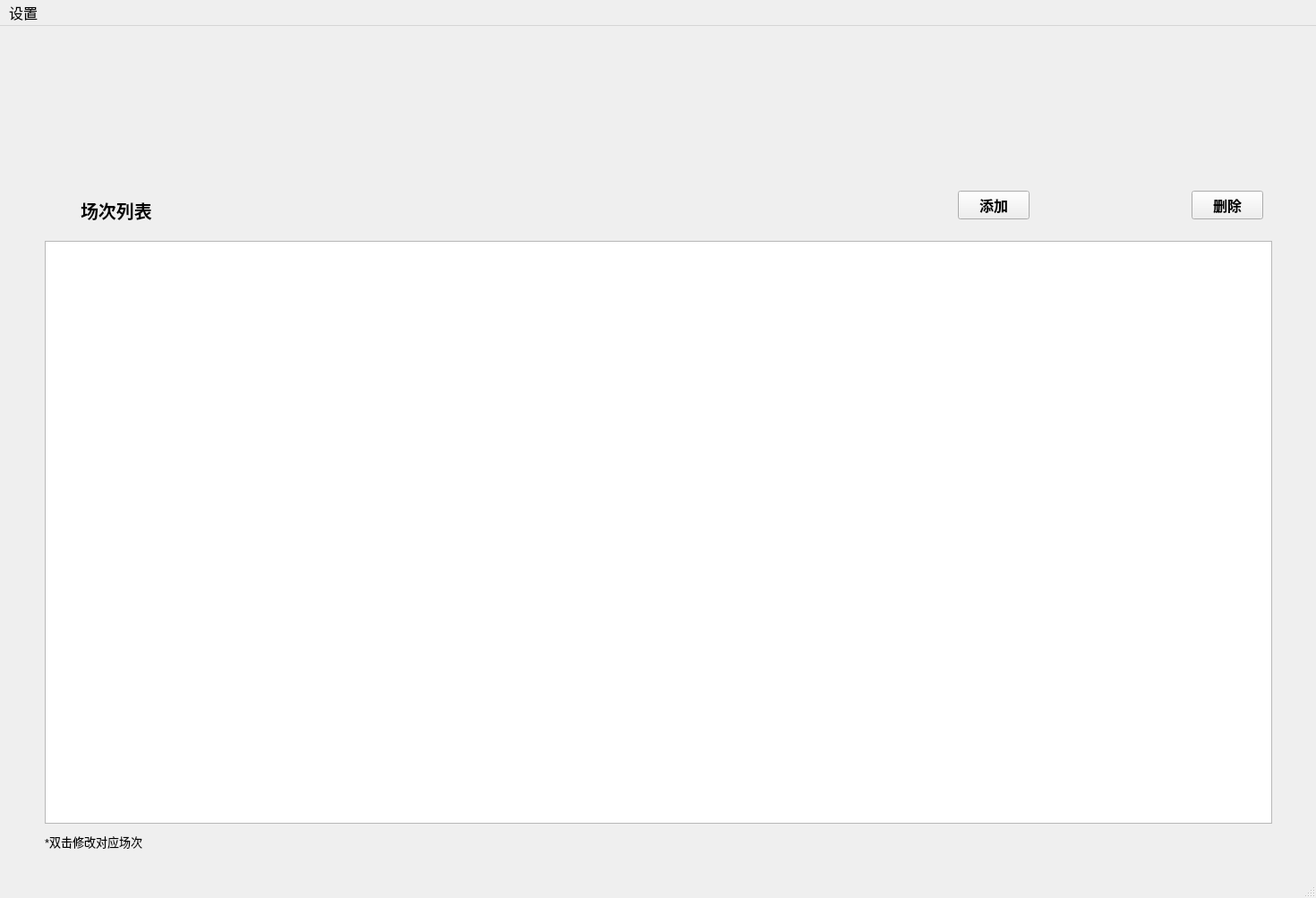
<?xml version="1.0" encoding="UTF-8"?>
<ui version="4.0">
 <class>MainWindowAdmin</class>
 <widget class="QMainWindow" name="MainWindowAdmin">
  <property name="geometry">
   <rect>
    <x>0</x>
    <y>0</y>
    <width>1470</width>
    <height>1003</height>
   </rect>
  </property>
  <property name="windowTitle">
   <string>后台管理</string>
  </property>
  <widget class="QWidget" name="centralwidget">
   <widget class="QTableView" name="SessionView">
    <property name="geometry">
     <rect>
      <x>50</x>
      <y>240</y>
      <width>1371</width>
      <height>651</height>
     </rect>
    </property>
   </widget>
   <widget class="QLabel" name="tableViewLabel">
    <property name="geometry">
     <rect>
      <x>90</x>
      <y>170</y>
      <width>131</width>
      <height>71</height>
     </rect>
    </property>
    <property name="font">
     <font>
      <pointsize>15</pointsize>
      <weight>75</weight>
      <bold>true</bold>
     </font>
    </property>
    <property name="text">
     <string>场次列表</string>
    </property>
   </widget>
   <widget class="QWidget" name="layoutWidget">
    <property name="geometry">
     <rect>
      <x>1070</x>
      <y>160</y>
      <width>341</width>
      <height>81</height>
     </rect>
    </property>
    <layout class="QHBoxLayout" name="horizontalLayout">
     <item>
      <widget class="QPushButton" name="addButton">
       <property name="font">
        <font>
         <pointsize>12</pointsize>
         <weight>75</weight>
         <bold>true</bold>
        </font>
       </property>
       <property name="text">
        <string>添加</string>
       </property>
      </widget>
     </item>
     <item>
      <spacer name="horizontalSpacer_2">
       <property name="orientation">
        <enum>Qt::Horizontal</enum>
       </property>
       <property name="sizeHint" stdset="0">
        <size>
         <width>40</width>
         <height>20</height>
        </size>
       </property>
      </spacer>
     </item>
     <item>
      <widget class="QPushButton" name="deleteButton">
       <property name="font">
        <font>
         <pointsize>12</pointsize>
         <weight>75</weight>
         <bold>true</bold>
        </font>
       </property>
       <property name="text">
        <string>删除</string>
       </property>
      </widget>
     </item>
    </layout>
   </widget>
   <widget class="QLabel" name="label">
    <property name="geometry">
     <rect>
      <x>50</x>
      <y>900</y>
      <width>181</width>
      <height>21</height>
     </rect>
    </property>
    <property name="font">
     <font>
      <pointsize>10</pointsize>
     </font>
    </property>
    <property name="text">
     <string>*双击修改对应场次</string>
    </property>
   </widget>
  </widget>
  <widget class="QMenuBar" name="menubar">
   <property name="geometry">
    <rect>
     <x>0</x>
     <y>0</y>
     <width>1470</width>
     <height>37</height>
    </rect>
   </property>
   <property name="font">
    <font>
     <pointsize>12</pointsize>
    </font>
   </property>
   <widget class="QMenu" name="menu">
    <property name="font">
     <font>
      <pointsize>10</pointsize>
     </font>
    </property>
    <property name="title">
     <string>设置</string>
    </property>
    <addaction name="actionExit"/>
   </widget>
   <addaction name="menu"/>
  </widget>
  <widget class="QStatusBar" name="statusbar"/>
  <action name="actionExit">
   <property name="text">
    <string>注销</string>
   </property>
  </action>
 </widget>
 <resources/>
 <connections/>
</ui>
